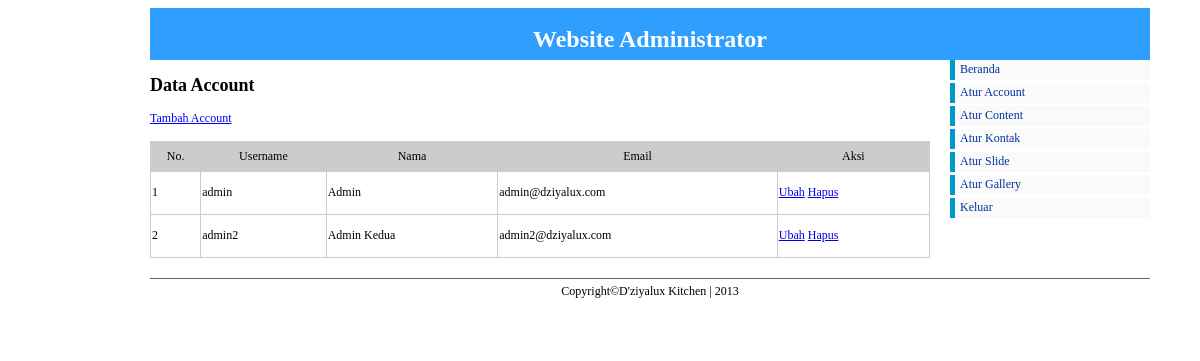
/admin/index.php?pg=admin/data_admin (signed in), run on the app's committed database.
### tables this page shows
CREATE TABLE IF NOT EXISTS `account` (
  `ID_ACCOUNT` int(11) NOT NULL AUTO_INCREMENT,
  `USERNAME` varchar(50) NOT NULL,
  `NAMA` varchar(50) NOT NULL,
  `EMAIL` varchar(50) NOT NULL,
  `PASSWORD` varchar(50) NOT NULL,
  PRIMARY KEY (`ID_ACCOUNT`)
);

### admin/admin/data_admin.php (the view)
<h2>Data Account</h2>
<a href="?pg=admin/input_admin" class="klik">Tambah Account</a><br /><br />
<table width="650" border="1">
	<tr id="jtabel">
		<td>No.</td>
		<td>Username</td>
		<td>Nama</td>
		<td>Email</td>
		<td>Aksi</td>
	</tr>
  <?php
  $data = mysql_query("select * from account");
  $no 	= 1;
  while($tampil = mysql_fetch_array($data))
  {
  ?>
  <tr>
    <td height="40"><?php echo $no++;?></td>
    <td><?php echo $tampil['USERNAME'];?></td>
    <td><?php echo $tampil['NAMA'];?></td>
    <td><?php echo $tampil['EMAIL'];?></td>
    <td><a href="?pg=admin/ubah_admin&id=<?php echo $tampil['ID_ACCOUNT'];?>" class="klik">Ubah</a> <a href="?pg=admin/hapus_admin&id=<?php echo $tampil['ID_ACCOUNT'];?>" class="klik" onclick="return confirm('Data Akan Dihapus?')">Hapus</a></td>
  </tr>
<?php } ?>
</table>

### css/admin.css (style rules this page uses)
body { font-size: 62.5%; font-family: "Trebuchet MS", "Arial", "Helvetica", "Verdana", "sans-serif"; }
table { font-size: 12px; width:780px; border:1px solid #CCC; border-collapse:collapse; }
#jtabel { height:30px; background-color:#CCC; text-align:center; }

### data on the page
account: USERNAME "admin", NAMA "Admin", EMAIL "admin@dziyalux.com"
account: USERNAME "admin2", NAMA "Admin Kedua", EMAIL "admin2@dziyalux.com"
